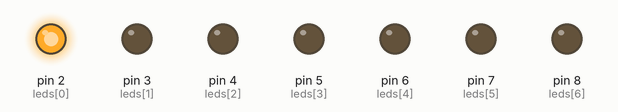
A sketch run on a simulated Arduino Uno, built with avr-gcc and run on an emulated ATmega328P. On the bench: output pins drawn as LEDs (lit = HIGH).

Above: at 0.05 s.
At 0.7 s:
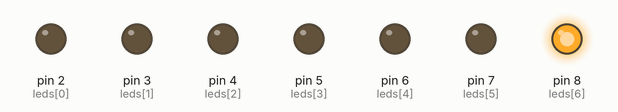
At 1.9 s:
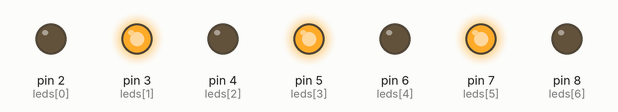
At 3.1 s:
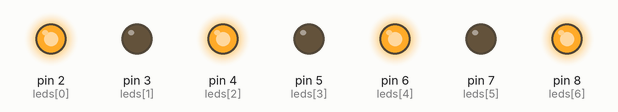
At 5.6 s:
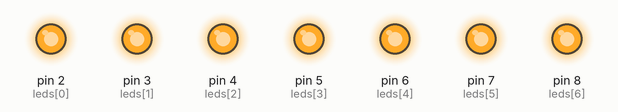
At 6.1 s:
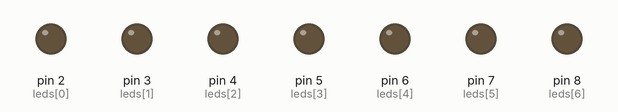
Timing chart, 0 to 8.3 s (numbered marks = the images above):
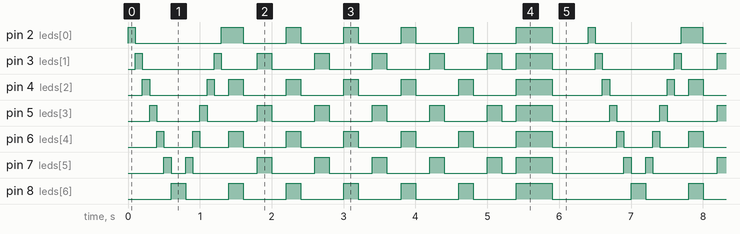

Measured:
- by itself, pin 8 (leds[6]): repeats every 6.4 s: 5 × (LOW 0.60 s, HIGH 0.20 s), LOW 0.60 s, HIGH 0.50 s, LOW 1.1 s, HIGH 0.20 s
- by itself, pin 2 (leds[0]): repeats every 6.4 s: LOW 1.2 s, HIGH 0.30 s, 4 × (LOW 0.60 s, HIGH 0.20 s), LOW 0.60 s, HIGH 0.50 s, LOW 0.50 s, HIGH 0.10 s
- by itself, pin 4 (leds[2]): repeats every 6.4 s: LOW 0.80 s, HIGH 0.10 s, LOW 0.20 s, 5 × (HIGH 0.20 s, LOW 0.60 s), HIGH 0.50 s, LOW 0.70 s, HIGH 0.10 s

The sketch:

dancing_led.ino
```cpp
// Pin numbers for the LEDs
int leds[] = {2, 3, 4, 5, 6, 7, 8}; // Connect LEDs to pins 2-8
int numLeds = 7; // Total number of LEDs

void setup() {
  // Set all LED pins as OUTPUT
  for (int i = 0; i < numLeds; i++) {
    pinMode(leds[i], OUTPUT);
  }
}

void loop() {
  // Pattern 1: Sequential lighting
  for (int i = 0; i < numLeds; i++) {
    digitalWrite(leds[i], HIGH);
    delay(100);
    digitalWrite(leds[i], LOW);
  }

  // Pattern 2: Backward sequential lighting
  for (int i = numLeds - 1; i >= 0; i--) {
    digitalWrite(leds[i], HIGH);
    delay(100);
    digitalWrite(leds[i], LOW);
  }

  // Pattern 3: Alternate flashing
  for (int j = 0; j < 5; j++) { // Repeat 5 times
    for (int i = 0; i < numLeds; i += 2) {
      digitalWrite(leds[i], HIGH); // Light up even-index LEDs
    }
    delay(200);
    for (int i = 0; i < numLeds; i++) {
      digitalWrite(leds[i], LOW); // Turn all LEDs off
    }
    delay(200);

    for (int i = 1; i < numLeds; i += 2) {
      digitalWrite(leds[i], HIGH); // Light up odd-index LEDs
    }
    delay(200);
    for (int i = 0; i < numLeds; i++) {
      digitalWrite(leds[i], LOW); // Turn all LEDs off
    }
    delay(200);
  }

  // Pattern 4: All on, then all off
  for (int i = 0; i < numLeds; i++) {
    digitalWrite(leds[i], HIGH);
  }
  delay(500);
  for (int i = 0; i < numLeds; i++) {
    digitalWrite(leds[i], LOW);
  }
  delay(500);
}
```
